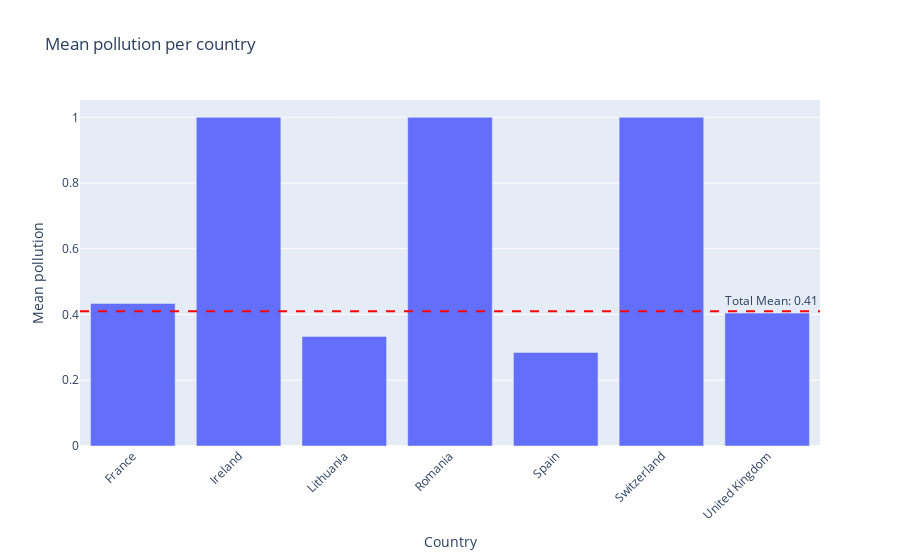

Notebook code for this chart:
### Code cell
average_pollution = df.groupby('Country')['polution'].mean().reset_index()
total_mean_pollution = df['polution'].mean()

fig = px.bar(average_pollution, x='Country', y='polution',
             title='Mean pollution per country')

fig.update_layout(xaxis_tickangle=-45, xaxis_title='Country', yaxis_title='Mean pollution')

fig.add_hline(y=total_mean_pollution, line_dash="dash", line_color="red", annotation_text=f"Total Mean: {total_mean_pollution:.2f}",
              annotation_position="top right")

fig.show()

### Figure 1 — Plotly figure (JSON) as saved in the notebook; plotly's stock layout.template omitted (floating-point values rounded to 4 significant figures)
{"data": [{"alignmentgroup": "True", "hovertemplate": "Country=%{x}<br>polution=%{y}<extra></extra>", "legendgroup": "", "marker": {"color": "#636efa", "pattern": {"shape": ""}}, "name": "", "offsetgroup": "", "orientation": "v", "showlegend": false, "textposition": "auto", "type": "bar", "x": ["France", "Ireland", "Lithuania", "Romania", "Spain", "Switzerland", "United Kingdom"], "xaxis": "x", "y": [0.4337, 1, 0.3333, 1, 0.2847, 1, 0.4043], "yaxis": "y"}], "layout": {"annotations": [{"showarrow": false, "text": "Total Mean: 0.41", "x": 1, "xanchor": "right", "xref": "x domain", "y": 0.4099, "yanchor": "bottom", "yref": "y"}], "barmode": "relative", "legend": {"tracegroupgap": 0}, "shapes": [{"line": {"color": "red", "dash": "dash"}, "type": "line", "x0": 0, "x1": 1, "xref": "x domain", "y0": 0.4099, "y1": 0.4099, "yref": "y"}], "title": {"text": "Mean pollution per country"}, "xaxis": {"anchor": "y", "domain": [0, 1], "tickangle": -45, "title": {"text": "Country"}}, "yaxis": {"anchor": "x", "domain": [0, 1], "title": {"text": "Mean pollution"}}}}
